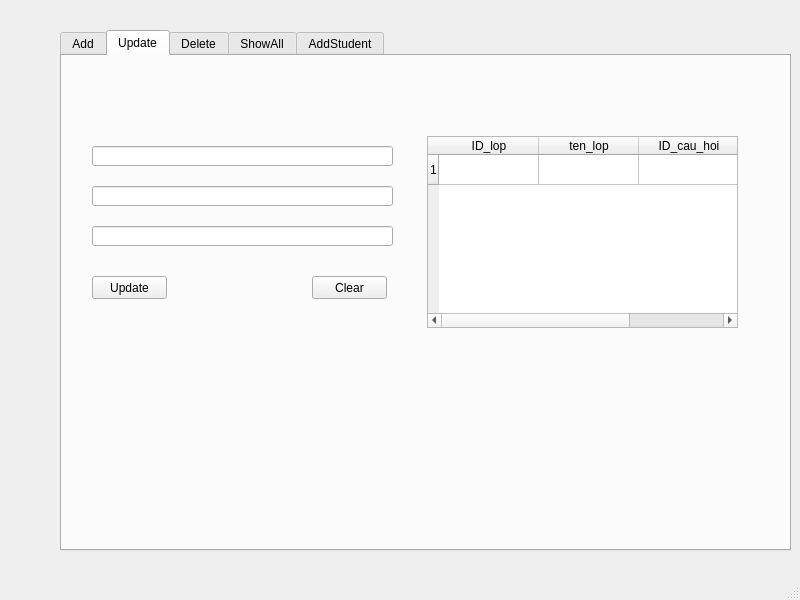
<?xml version="1.0" encoding="UTF-8"?>
<ui version="4.0">
 <class>MainWindow</class>
 <widget class="QMainWindow" name="MainWindow">
  <property name="geometry">
   <rect>
    <x>0</x>
    <y>0</y>
    <width>800</width>
    <height>600</height>
   </rect>
  </property>
  <property name="windowTitle">
   <string>MainWindow</string>
  </property>
  <widget class="QWidget" name="centralwidget">
   <widget class="QTabWidget" name="tab">
    <property name="geometry">
     <rect>
      <x>60</x>
      <y>30</y>
      <width>731</width>
      <height>521</height>
     </rect>
    </property>
    <property name="tabPosition">
     <enum>QTabWidget::North</enum>
    </property>
    <property name="tabShape">
     <enum>QTabWidget::Rounded</enum>
    </property>
    <property name="currentIndex">
     <number>1</number>
    </property>
    <widget class="QWidget" name="Add">
     <attribute name="title">
      <string>Add</string>
     </attribute>
     <widget class="QPushButton" name="Clear">
      <property name="geometry">
       <rect>
        <x>310</x>
        <y>300</y>
        <width>75</width>
        <height>23</height>
       </rect>
      </property>
      <property name="text">
       <string>Clear</string>
      </property>
     </widget>
     <widget class="QPushButton" name="AddClass">
      <property name="geometry">
       <rect>
        <x>150</x>
        <y>300</y>
        <width>75</width>
        <height>23</height>
       </rect>
      </property>
      <property name="text">
       <string>Add</string>
      </property>
     </widget>
     <widget class="QLineEdit" name="ID_lop">
      <property name="geometry">
       <rect>
        <x>150</x>
        <y>110</y>
        <width>231</width>
        <height>20</height>
       </rect>
      </property>
      <property name="placeholderText">
       <string>ID_lop</string>
      </property>
     </widget>
     <widget class="QLineEdit" name="ten_lop">
      <property name="geometry">
       <rect>
        <x>150</x>
        <y>150</y>
        <width>231</width>
        <height>20</height>
       </rect>
      </property>
      <property name="placeholderText">
       <string>ten_lop</string>
      </property>
     </widget>
     <widget class="QLineEdit" name="ID_cau_hoi">
      <property name="geometry">
       <rect>
        <x>150</x>
        <y>180</y>
        <width>231</width>
        <height>20</height>
       </rect>
      </property>
      <property name="placeholderText">
       <string>ID_cau_hoi</string>
      </property>
     </widget>
    </widget>
    <widget class="QWidget" name="Update">
     <attribute name="title">
      <string>Update</string>
     </attribute>
     <widget class="QPushButton" name="UpdateClass">
      <property name="geometry">
       <rect>
        <x>30</x>
        <y>220</y>
        <width>75</width>
        <height>23</height>
       </rect>
      </property>
      <property name="text">
       <string>Update</string>
      </property>
     </widget>
     <widget class="QPushButton" name="Clear_update">
      <property name="geometry">
       <rect>
        <x>250</x>
        <y>220</y>
        <width>75</width>
        <height>23</height>
       </rect>
      </property>
      <property name="text">
       <string>Clear</string>
      </property>
     </widget>
     <widget class="QTableWidget" name="Suggest">
      <property name="geometry">
       <rect>
        <x>365</x>
        <y>80</y>
        <width>311</width>
        <height>192</height>
       </rect>
      </property>
      <property name="layoutDirection">
       <enum>Qt::LeftToRight</enum>
      </property>
      <row>
       <property name="text">
        <string>1</string>
       </property>
      </row>
      <column>
       <property name="text">
        <string>ID_lop</string>
       </property>
      </column>
      <column>
       <property name="text">
        <string>ten_lop</string>
       </property>
      </column>
      <column>
       <property name="text">
        <string>ID_cau_hoi</string>
       </property>
      </column>
     </widget>
     <widget class="QLineEdit" name="ID_lop_Update">
      <property name="geometry">
       <rect>
        <x>30</x>
        <y>90</y>
        <width>301</width>
        <height>20</height>
       </rect>
      </property>
     </widget>
     <widget class="QLineEdit" name="Ten_lop_update">
      <property name="geometry">
       <rect>
        <x>30</x>
        <y>130</y>
        <width>301</width>
        <height>20</height>
       </rect>
      </property>
     </widget>
     <widget class="QLineEdit" name="ID_cau_hoi_update">
      <property name="geometry">
       <rect>
        <x>30</x>
        <y>170</y>
        <width>301</width>
        <height>20</height>
       </rect>
      </property>
     </widget>
    </widget>
    <widget class="QWidget" name="Delete">
     <attribute name="title">
      <string>Delete</string>
     </attribute>
    </widget>
    <widget class="QWidget" name="ShowAll">
     <attribute name="title">
      <string>ShowAll</string>
     </attribute>
    </widget>
    <widget class="QWidget" name="AddStudent">
     <attribute name="title">
      <string>AddStudent</string>
     </attribute>
    </widget>
   </widget>
  </widget>
  <widget class="QMenuBar" name="menubar">
   <property name="geometry">
    <rect>
     <x>0</x>
     <y>0</y>
     <width>800</width>
     <height>21</height>
    </rect>
   </property>
  </widget>
  <widget class="QStatusBar" name="statusbar"/>
 </widget>
 <resources/>
 <connections/>
</ui>
